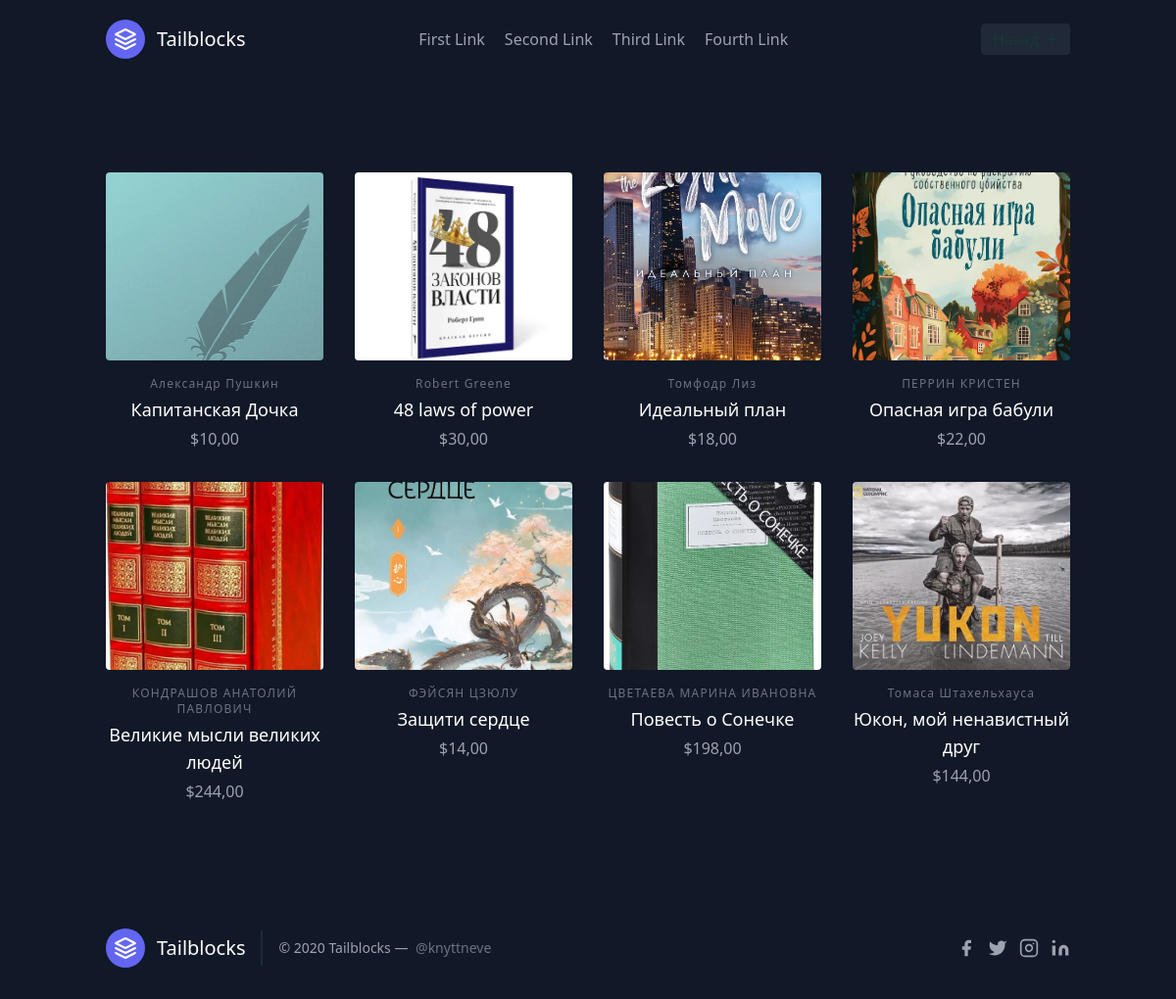
The page / on the database its author committed.
### myshop/models.py (models this page shows, shortened)
class Books(models.Model):
    book_name = models.CharField(max_length=255,verbose_name='Kitaptin ati:')
    author = models.CharField(max_length=255)
    published_date = models.DateField()
    price = models.DecimalField(max_digits=10,decimal_places=2,)
    description = models.TextField()
    janr = models.CharField(max_length=255)
    image = models.ImageField(upload_to='media')
    class Meta:
        verbose_name = 'Kitap'
        verbose_name_plural = 'Kitaplar'

### myshop/views.py (the view)
# urls.py: path('',views.homepage,name='home'),
def homepage(request):
    books = models.Books.objects.all()
    return render(request,'home.html',{'kitaplar':books})

### templates/home.html (shortened to what this page needs)
{% extends 'base.html' %}
{% block content %}
{% load static %}
<!DOCTYPE html>
<html lang="en">
<head>
    <link rel="stylesheet" href="{% static 'css/home.css' %}">
</head>
<body>
    <section class="text-gray-400 bg-gray-900 body-font">
        <div class="container px-5 py-24 mx-auto">
          <div class="flex flex-wrap -m-4">
            {% for book in kitaplar %}
            <div class="lg:w-1/4 md:w-1/2 p-4 w-full">
              <a class="block relative h-48 rounded overflow-hidden">
                <img alt="ecommerce" class="object-cover object-center w-full h-full block" src="{{book.image.url}}">
              </a>
              <div class="mt-4">
                <h3 class="text-gray-500 text-xs tracking-widest title-font mb-1">{{book.author}}</h3>
                <a href="{% url 'detail' book.id %}"><h2 class="text-white title-font text-lg font-medium">{{book.book_name}}</h2></a>
                <p class="mt-1">${{book.price}}</p>
              </div>
            </div>
            {% endfor %}
          </div>
        </div>
      </section>
</body>
</html>
{% endblock %}

### templates/base.html (shortened to what this page needs)
<!DOCTYPE html>
<html lang="en">
<head>
    <script src="https://cdn.tailwindcss.com"></script>
</head>
<body>
    <header class="text-gray-400 bg-gray-900 body-font">
        <div class="container mx-auto flex flex-wrap p-5 flex-col md:flex-row items-center">
          <a class="flex title-font font-medium items-center text-white mb-4 md:mb-0">
            <svg xmlns="http://www.w3.org/2000/svg" fill="none" stroke="currentColor" stroke-linecap="round" stroke-linejoin="round" stroke-width="2" class="w-10 h-10 text-white p-2 bg-indigo-500 rounded-full" viewBox="0 0 24 24">
              <path d="M12 2L2 7l10 5 10-5-10-5zM2 17l10 5 10-5M2 12l10 5 10-5"></path>
            </svg>
            <span class="ml-3 text-xl">Tailblocks</span>
          </a>
          <nav class="md:ml-auto md:mr-auto flex flex-wrap items-center text-base justify-center">
            <a class="mr-5 hover:text-white">First Link</a>
            <a class="mr-5 hover:text-white">Second Link</a>
            <a class="mr-5 hover:text-white">Third Link</a>
            <a class="mr-5 hover:text-white">Fourth Link</a>
          </nav>
          <a href="{% url 'home' %}"><button class="inline-flex items-center bg-gray-800 border-0 py-1 px-3 focus:outline-none hover:bg-gray-700 rounded text-base mt-4 md:mt-0">Назад
            <svg fill="none" stroke="currentColor" stroke-linecap="round" stroke-linejoin="round" stroke-width="2" class="w-4 h-4 ml-1" viewBox="0 0 24 24">
              <path d="M5 12h14M12 5l7 7-7 7"></path>
            </svg>
          </button></a>
        </div>
      </header>
    {% block content %}
    {% endblock %}
      <footer class="text-gray-400 bg-gray-900 body-font">
        <div class="container px-5 py-8 mx-auto flex items-center sm:flex-row flex-col">
          <a class="flex title-font font-medium items-center md:justify-start justify-center text-white">
            <svg xmlns="http://www.w3.org/2000/svg" fill="none" stroke="currentColor" stroke-linecap="round" stroke-linejoin="round" stroke-width="2" class="w-10 h-10 text-white p-2 bg-indigo-500 rounded-full" viewBox="0 0 24 24">
              <path d="M12 2L2 7l10 5 10-5-10-5zM2 17l10 5 10-5M2 12l10 5 10-5"></path>
            </svg>
            <span class="ml-3 text-xl">Tailblocks</span>
          </a>
          <p class="text-sm text-gray-400 sm:ml-4 sm:pl-4 sm:border-l-2 sm:border-gray-800 sm:py-2 sm:mt-0 mt-4">© 2020 Tailblocks —
            <a href="https://twitter.com/knyttneve" class="text-gray-500 ml-1" target="_blank" rel="noopener noreferrer">@knyttneve</a>
          </p>
          <span class="inline-flex sm:ml-auto sm:mt-0 mt-4 justify-center sm:justify-start">
            <a class="text-gray-400">
              <svg fill="currentColor" stroke-linecap="round" stroke-linejoin="round" stroke-width="2" class="w-5 h-5" viewBox="0 0 24 24">
                <path d="M18 2h-3a5 5 0 00-5 5v3H7v4h3v8h4v-8h3l1-4h-4V7a1 1 0 011-1h3z"></path>
              </svg>
            </a>
            <a class="ml-3 text-gray-400">
              <svg fill="currentColor" stroke-linecap="round" stroke-linejoin="round" stroke-width="2" class="w-5 h-5" viewBox="0 0 24 24">
                <path d="M23 3a10.9 10.9 0 01-3.14 1.53 4.48 4.48 0 00-7.86 3v1A10.66 10.66 0 013 4s-4 9 5 13a11.64 11.64 0 01-7 2c9 5 20 0 20-11.5a4.5 4.5 0 00-.08-.83A7.72 7.72 0 0023 3z"></path>
              </svg>
            </a>
            <a class="ml-3 text-gray-400">
              <svg fill="none" stroke="currentColor" stroke-linecap="round" stroke-linejoin="round" stroke-width="2" class="w-5 h-5" viewBox="0 0 24 24">
                <rect width="20" height="20" x="2" y="2" rx="5" ry="5"></rect>
                <path d="M16 11.37A4 4 0 1112.63 8 4 4 0 0116 11.37zm1.5-4.87h.01"></path>
              </svg>
            </a>
            <a class="ml-3 text-gray-400">
              <svg fill="currentColor" stroke="currentColor" stroke-linecap="round" stroke-linejoin="round" stroke-width="0" class="w-5 h-5" viewBox="0 0 24 24">
                <path stroke="none" d="M16 8a6 6 0 016 6v7h-4v-7a2 2 0 00-2-2 2 2 0 00-2 2v7h-4v-7a6 6 0 016-6zM2 9h4v12H2z"></path>
                <circle cx="4" cy="4" r="2" stroke="none"></circle>
              </svg>
            </a>
          </span>
        </div>
      </footer>
</body>
</html>

### static/css/home.css (style rules this page uses)
body { text-align: center; background-color: #201E43; }
button { background: #D6BD98; color: #1A3636; }

### rows shown on the page
Books: image (picture), author "Александр Пушкин", book_name "Капитанская Дочка", price "10,00"
Books: image (picture), author "Robert Greene", book_name "48 laws of power", price "30,00"
Books: image (picture), author "Томфодр Лиз", book_name "Идеальный план", price "18,00"
Books: image (picture), author "ПЕРРИН КРИСТЕН", book_name "Опасная игра бабули", price "22,00"
Books: image (picture), author "КОНДРАШОВ АНАТОЛИЙ ПАВЛОВИЧ", book_name "Великие мысли великих людей", price "244,00"
Books: image (picture), author "ФЭЙСЯН ЦЗЮЛУ", book_name "Защити сердце", price "14,00"
Books: image (picture), author "ЦВЕТАЕВА МАРИНА ИВАНОВНА", book_name "Повесть о Сонечке", price "198,00"
Books: image (picture), author "Томаса Штахельхауса", book_name "Юкон, мой ненавистный друг", price "144,00"
